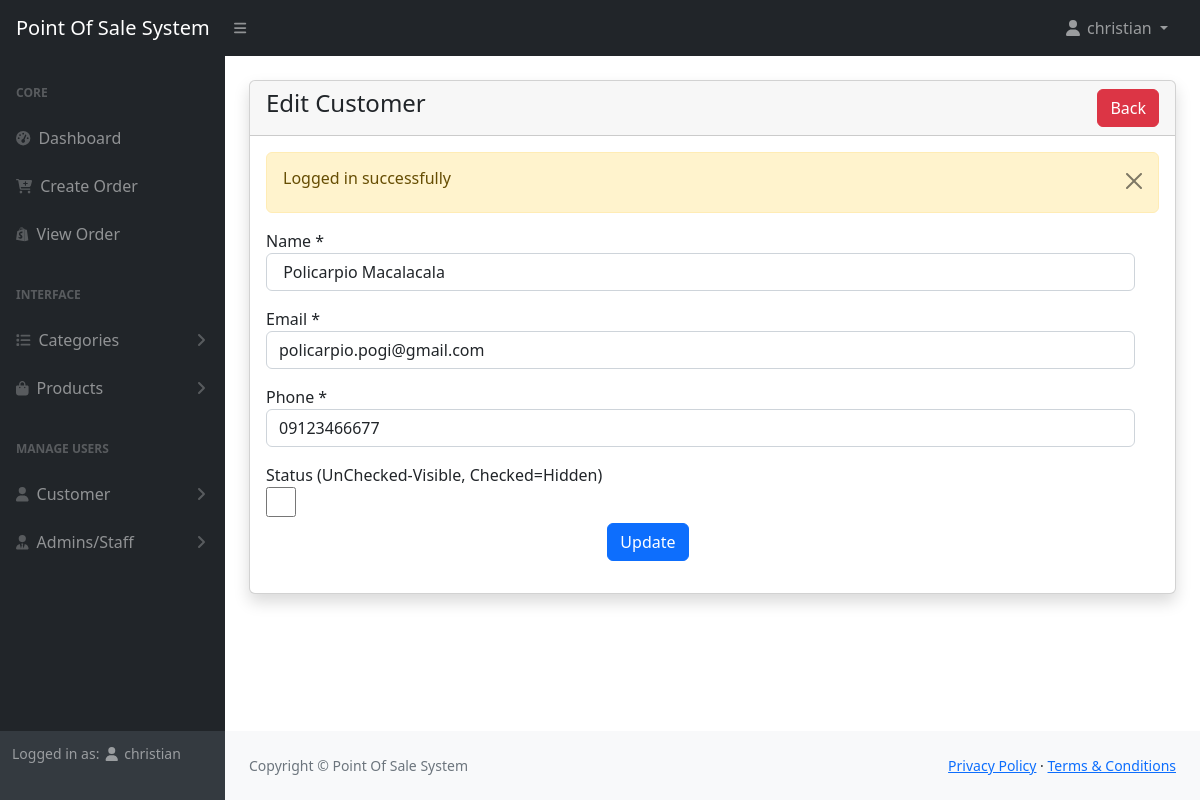
Screenshot of /admin/customers-edit.php?id=1 (signed in) with the database file from the repository.
### tables this page shows
CREATE TABLE `customers` (
  `id` int(11) NOT NULL,
  `name` varchar(255) NOT NULL,
  `email` varchar(255) DEFAULT NULL,
  `phone` varchar(255) DEFAULT NULL,
  `status` tinyint(1) NOT NULL DEFAULT 0 COMMENT '0=visible,1=hidden',
  `create_at` date NOT NULL DEFAULT current_timestamp()
);

### admin/customers-edit.php (the view, shortened to what this page needs)
<?php include('includes/header.php'); ?>
    <div class="container-fluid px-4">
        <div class="card mt-4 shadow">
            <div class="card-header">
                <h4 class="mb-0">Edit Customer
                    <a href="customers.php" class="btn btn-danger float-end">Back</a>
                </h4>
            </div>
            <div class="card-body">
                <form action="code.php" method="POST">
                    <?php
                    $paramValue = checkParamId('id');
                    $customer = getById('customers', $paramValue);
                    if ($customer['status'] == 200) {
                    ?>
                        <div class="row col-md-12">
                            <div class="col-md-12 mb-3">
                                <label for="">Name *</label>
                                <input type="text" name="name" value=" <?=$customer['data']['name'];   ?>" required class="form-control" />
                            </div>
                            <div class="col-md-12 mb-3">
                                <label for="">Email *</label>
                                <input type="email" name="email" value=" <?=$customer['data']['email'];   ?>" class="form-control" />
                            </div>
                            <div class="col-md-12 mb-3">
                                <label for="">Phone *</label>
                                <input type="number" name="phone" value="<?=$customer['data']['phone'];?>" class="form-control" />
                            </div>
                            <div class="col-md-12">
                                <label>Status (UnChecked-Visible, Checked=Hidden)</label>
                                <br />
                                <input type="checkbox" name="status" <?= $customer['data']['status'] == true ? 'checked':'';   ?> style="width:30px;height:30px;" ;/>
                            </div>
                            <br />
                            <div class="col-md-6 mb-3 text-end">
                                <button type="submit" name="updateCustomer" class="btn btn-primary">Update</button>
                            </div>
                        </div>
                    <?php
                    } else {
                        echo '<h5>'.$customer['message'].'</h5>';
                    }
                    ?>
                </form>
            </div>
        </div>
    </div>
<?php include('includes/footer.php'); ?>

### rows the page displays
customers: name "Policarpio Macalacala", email "policarpio.pogi@gmail.com", phone "09123466677"

### other values shown
$_SESSION['loggedInUser']['name'] "christian"
$_SESSION['status'] "Logged in successfully"
